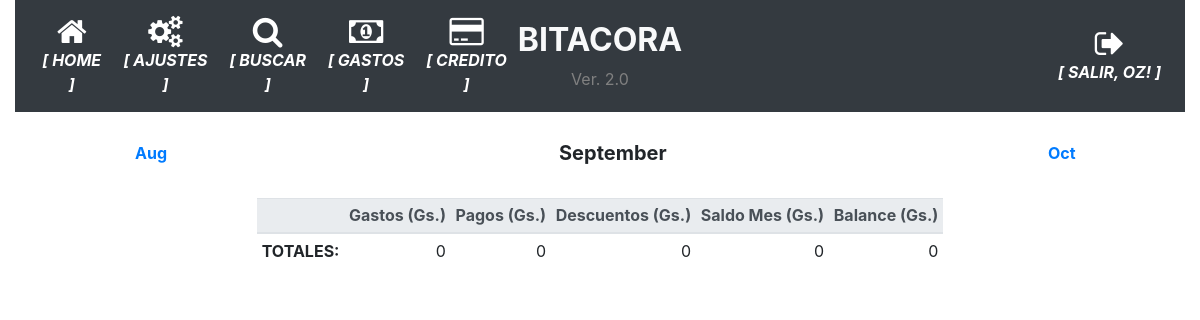
Page /movimientos_mes/ (signed in) on the earlier database version.
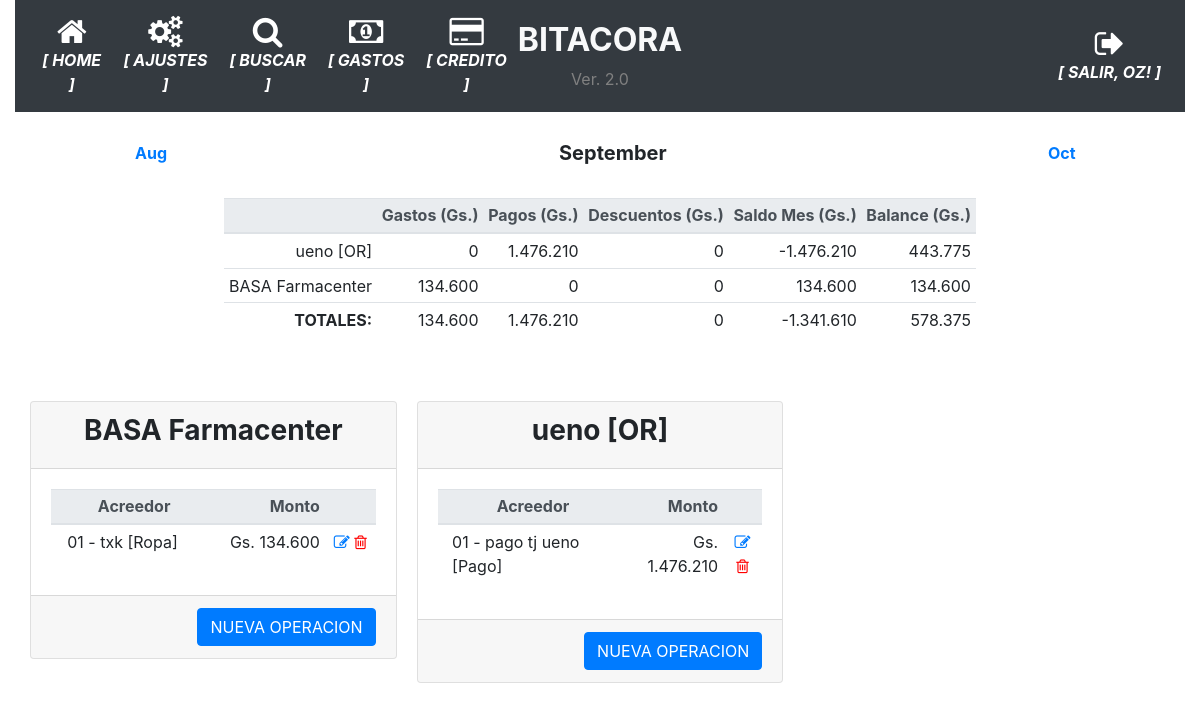
Same page on the later database version.
### app/models.py (models this page shows, shortened)
class Tarjetas(db.Model):
    __tablename__='tarjetas'
    id = db.Column(db.Integer, primary_key=True)
    banco = db.Column(db.String(100), nullable=False)
    numero = db.Column(db.String(100), nullable=False)
    vencimiento = db.Column(db.String(10), nullable=False)
    estado = db.Column(db.Boolean, server_default=u'False')

class Movimientos(db.Model):
    __tablename__='movimientos'
    id = db.Column(db.Integer, primary_key=True)
    date = db.Column(db.Date, nullable=False)
    fecha_operacion = db.Column(db.Date, nullable=False)
    descripcion = db.Column(db.String(100), nullable=False)
    monto_operacion = db.Column(db.Integer)
    id_tipo_movimiento = db.Column(db.Integer, db.ForeignKey('tipos_movimiento.id'), nullable=True)
    tipo_movimiento = db.relationship('TiposMovimiento',backref='tipo_movimiento', foreign_keys=[id_tipo_movimiento])
    id_tarjeta = db.Column(db.Integer, db.ForeignKey('tarjetas.id'), nullable=True)
    tarjeta = db.relationship('Tarjetas', backref='tarjetas', foreign_keys=[id_tarjeta])

class TiposMovimiento(db.Model):
    __tablename__='tipos_movimiento'
    id = db.Column(db.Integer, primary_key=True)
    tipo = db.Column(db.String(100), nullable=False)

### app/routes.py (the view)
@app.route('/movimientos_mes/', defaults={'mes':datetime.now().strftime('%Y-%m')}, methods=['GET', 'POST'])
@app.route('/movimientos_mes/<string:mes>', methods=['GET', 'POST'])
@login_required
def movimientos_mes(mes):
    meses = datetime.strptime(mes, '%Y-%m')
    fechas={'mes_anterior':meses-relativedelta(months=1), 'mes_actual':meses, 'mes_siguiente':meses+relativedelta(months=1)}
    operaciones_tj = movimientos_agrupados(mes)
    balances=saldos_mes_tarjeta(mes)
    return render_template('detalle_mes.html', mes=mes, operaciones_tj=operaciones_tj, balances=balances, fechas=fechas)

### app/models.py (called while the page is built)
@login.user_loader
def load_user(id):
    return User.query.get(int(id))

### app/templates/detalle_mes.html (shortened to what the changed rows need)
{% extends "base.html" %}
{% block main %}
<div class="container-fluid text-center">
    <div class="row justify-content-center">
        <div>
            <table class="table table-sm text-right">
                <thead class="thead-light">
                    <th></th>
                    <th>Gastos (Gs.)</th>
                    <th>Pagos (Gs.)</th>
                    <th>Descuentos (Gs.)</th>
                    <th>Saldo Mes (Gs.)</th>
                    <th>Balance (Gs.)</th>
                </thead>
                <tbody>
                    {% for tarjeta in balances %}
                    <tr>
                        <td>{{ tarjeta.banco }}</td>
                        <td>{{ "{:,.0f}".format(tarjeta.compras_mes).replace(",", ".") }}</td>
                        <td>{{ "{:,.0f}".format(tarjeta.pagos_mes).replace(",", ".") }}</td>
                        <td>{{ "{:,.0f}".format(tarjeta.descuentos_mes).replace(",", ".") }}</td>
                        <td>{{ "{:,.0f}".format(tarjeta.balance_mes).replace(",", ".") }}</td>
                        <td>{{ "{:,.0f}".format(tarjeta.balance).replace(",", ".") }}</td>
                    </tr>
                    {% endfor %}
                </tbody>
                <tfoot>
                    <tr>
                        <td><strong>TOTALES:</strong></td>
                        <td>{{ "{:,.0f}".format(balances | sum(attribute='compras_mes')).replace(",", ".") }}</td>
                        <td>{{ "{:,.0f}".format(balances | sum(attribute='pagos_mes')).replace(",", ".") }}</td>
                        <td>{{ "{:,.0f}".format(balances | sum(attribute='descuentos_mes')).replace(",", ".") }}</td>
                        <td>{{ "{:,.0f}".format(balances | sum(attribute='balance_mes')).replace(",", ".") }}</td>
                        <td>{{ "{:,.0f}".format(balances | sum(attribute='balance')).replace(",", ".") }}</td>
                    </tr>
                </tfoot>
            </table>
            <br>
        </div>
    </div>
    <div class="container-fluid mt-4">
        <div class="row justify-content-center">
            <div class="card-columns">
                {% for banco, movimientos in operaciones_tj | groupby('banco') %}
                <div class="card">
                    <div class="card-header">
                        <h3><strong>{{ banco }}</strong></h3>
                    </div>
                    <div class="card-body">
                        <div class="table-responsive">
                            <table class="table table-sm">
                                <thead class="thead-light">
                                    <th></th>
                                    <th>Acreedor</th>
                                    <th class="card-text text-right">Monto</th>
                                    <th></th>
                                </thead>
                                <tbody>
                                    {% for movimiento in movimientos %}
                                    <tr>
                                        <td></td>
                                        <td class="card-text text-left">{{movimiento.fecha_operacion.strftime('%d')}} - {{movimiento.descripcion}} [{{movimiento.tipo_movimiento}}]</td>
                                        <td class="card-text text-right">{{ "Gs. {:,.0f}".format(movimiento.monto_operacion).replace(",", ".") }}</td>
                                        <td class="align-self-end">
                                            <a href="{{ url_for('modificar_operacion', operacion_id=movimiento.id_operacion) }}"><i class="fa fa-pencil-square-o"></i></a>
                                            <a href="{{ url_for('borrar_operacion', operacion_id=movimiento.id_operacion) }}" style="color:red"><i class="fa fa-trash-o"></i></a>
                                        </td>
                                    </tr>
                                    {% endfor %}
                                </tbody>
                            </table>
                        </div>
                    </div>
                    <div class="card-footer text-muted text-right">
                        <a href="{{ url_for('nueva_operacion', tarjeta=banco) }}" class="btn btn-primary">NUEVA OPERACION</a>
                    </div>
                </div>
                {% endfor %}
            </div>
        </div>
    </div>
</div>
{% endblock %}

Differences in the rows shown:
now on this page (row edited): Tarjetas: banco "ueno [OR]", compras_mes "0", pagos_mes "1.476.210", descuentos_mes "0", balance_mes "-1.476.210", balance "443.775"
now on this page (row unchanged): Tarjetas: banco "BASA Farmacenter", compras_mes "134.600", pagos_mes "0", descuentos_mes "0", balance_mes "134.600", balance "134.600"
added Movimientos: banco "BASA Farmacenter", fecha_operacion "01", descripcion "txk", tipo_movimiento "Ropa", monto_operacion "Gs. 134.600"
added Movimientos: banco "ueno [OR]", fecha_operacion "01", descripcion "pago tj ueno", tipo_movimiento "Pago", monto_operacion "Gs. 1.476.210"
Other differences:
text no longer shown: "0 0 0 0"
text now shown: "134.600 1.476.210 -1.341.610 578.375"
